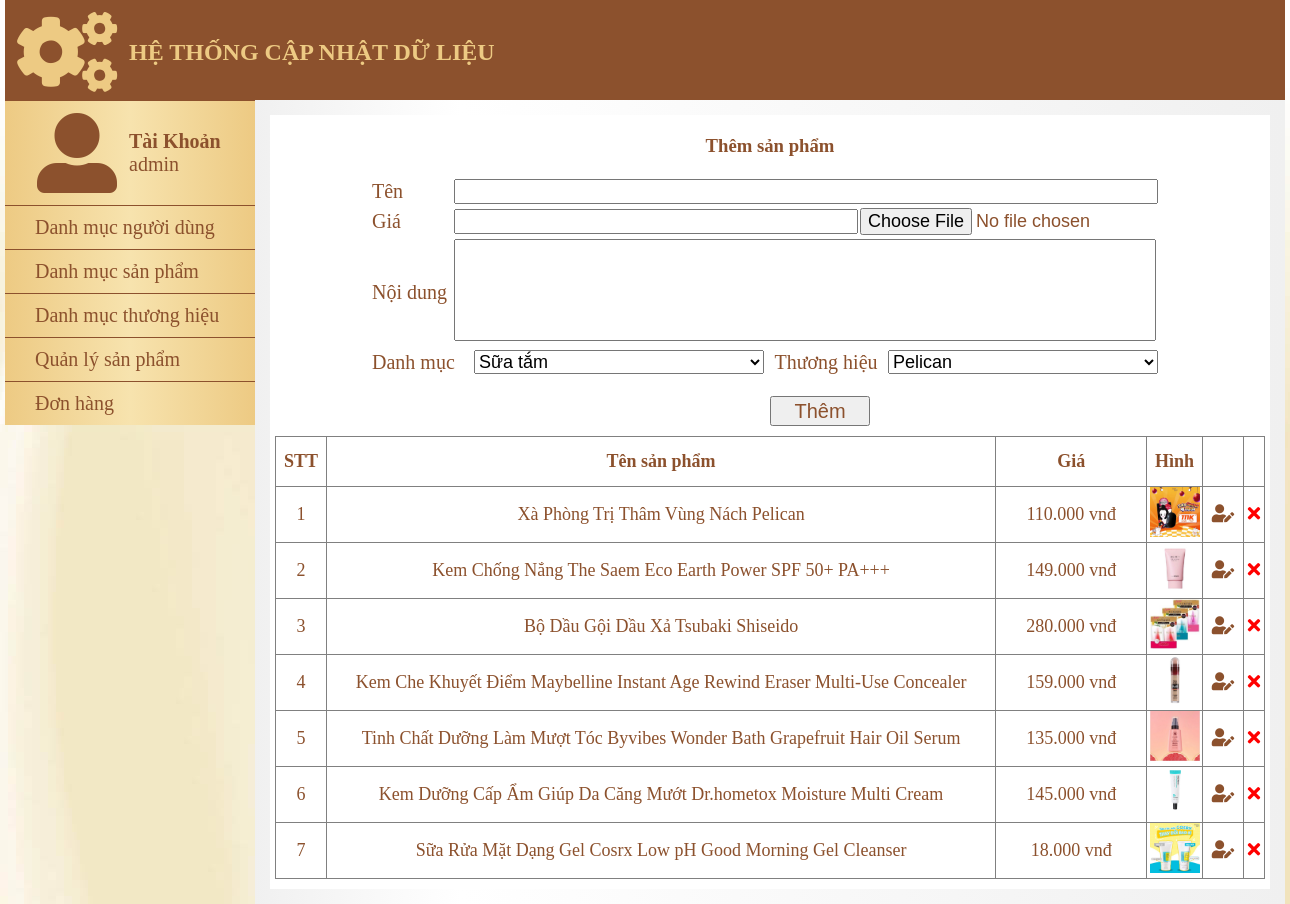
The page /mypham/admin/index.php?action=quanlysanpham&query=them (signed in) on the database its author committed.
### tables this page shows
CREATE TABLE `tbl_sanpham` (
  `id_sanpham` int(11) NOT NULL,
  `tensanpham` varchar(250) NOT NULL,
  `giasp` varchar(50) NOT NULL,
  `hinhanh` varchar(50) NOT NULL,
  `noidung` text NOT NULL,
  `id_danhmuc` int(11) NOT NULL,
  `id_thuonghieu` int(11) NOT NULL
);

### mypham/admin/modules/quanlysp/lietke.php (the view)
<?php
    $sql_lietke_sp = "SELECT * FROM tbl_sanpham,tbl_danhmuc,tbl_thuonghieu WHERE tbl_sanpham.id_danhmuc = tbl_danhmuc.id_danhmuc
    AND tbl_sanpham.id_thuonghieu=tbl_thuonghieu.id_thuonghieu ORDER BY id_sanpham DESC";
    $query_lietke_sp = mysqli_query($mysqli,$sql_lietke_sp);
?>
<table  border="1" style="border-collapse: collapse;width:99%;margin:auto;margin-bottom:10px;margin-top:10px">
    <tr style="font-size: 18px; height:50px">
        <th>STT</th>
        <th>Tên sản phẩm</th>
        <th>Giá</th>
        <th>Hình</th>
        <th></th>
    </tr>
    <?php
        $i =0;
        while($row = mysqli_fetch_array($query_lietke_sp)){
        $i++;
    ?>
    <tr style="text-align: center; font-size:18px">
        <td style="width:50px;"><?php echo $i ?></td>
        <td style=""><?php echo $row['tensanpham']?></td>
        <td style="width: 150px;"><?php echo number_format( $row['giasp'],0,',','.').' '.'vnđ' ?></td>
        <td><img src="modules/quanlysp/uploads/<?php echo $row['hinhanh']?>" width="50px"></td>
        <td style=" text-align:center;width:40px">
            <a href="index.php?action=quanlysanpham&query=sua&idsanpham=<?php echo $row['id_sanpham']?>">
                <i class="fas fa-user-edit" style="color:#8C512D"></i>
            </a>
        </td>
        <td style=" text-align:center;width:20px">
            <a href="modules/quanlysp/xuly.php?idsanpham=<?php echo $row['id_sanpham']?>">
                <i class="fas fa-times" style="color:red"></i>
            </a>
        </td>
    </tr>
    <?php
        }
    ?>
</table>

### mypham/admin/css/index.css (style rules this page uses)
* { margin: 0; padding: 0; }
body { background-image: url(../../images/gd-dk.jpg); }

### rows shown on the page
tbl_sanpham: tensanpham "Xà Phòng Trị Thâm Vùng Nách Pelican", giasp "110.000", hinhanh (picture)
tbl_sanpham: tensanpham "Kem Chống Nắng The Saem Eco Earth Power SPF 50+ PA+++", giasp "149.000", hinhanh (picture)
tbl_sanpham: tensanpham "Bộ Dầu Gội Dầu Xả Tsubaki Shiseido", giasp "280.000", hinhanh (picture)
tbl_sanpham: tensanpham "Kem Che Khuyết Điểm Maybelline Instant Age Rewind Eraser Multi-Use Concealer", giasp "159.000", hinhanh (picture)
tbl_sanpham: tensanpham "Tinh Chất Dưỡng Làm Mượt Tóc Byvibes Wonder Bath Grapefruit Hair Oil Serum", giasp "135.000", hinhanh (picture)
tbl_sanpham: tensanpham "Kem Dưỡng Cấp Ẩm Giúp Da Căng Mướt Dr.hometox Moisture Multi Cream", giasp "145.000", hinhanh (picture)
tbl_sanpham: tensanpham "Sữa Rửa Mặt Dạng Gel Cosrx Low pH Good Morning Gel Cleanser", giasp "18.000", hinhanh (picture)

### other values the page prints
$_SESSION['dangnhap'] "admin"
form field danhmuc "Sữa tắm"
form field thuonghieu "Pelican"
